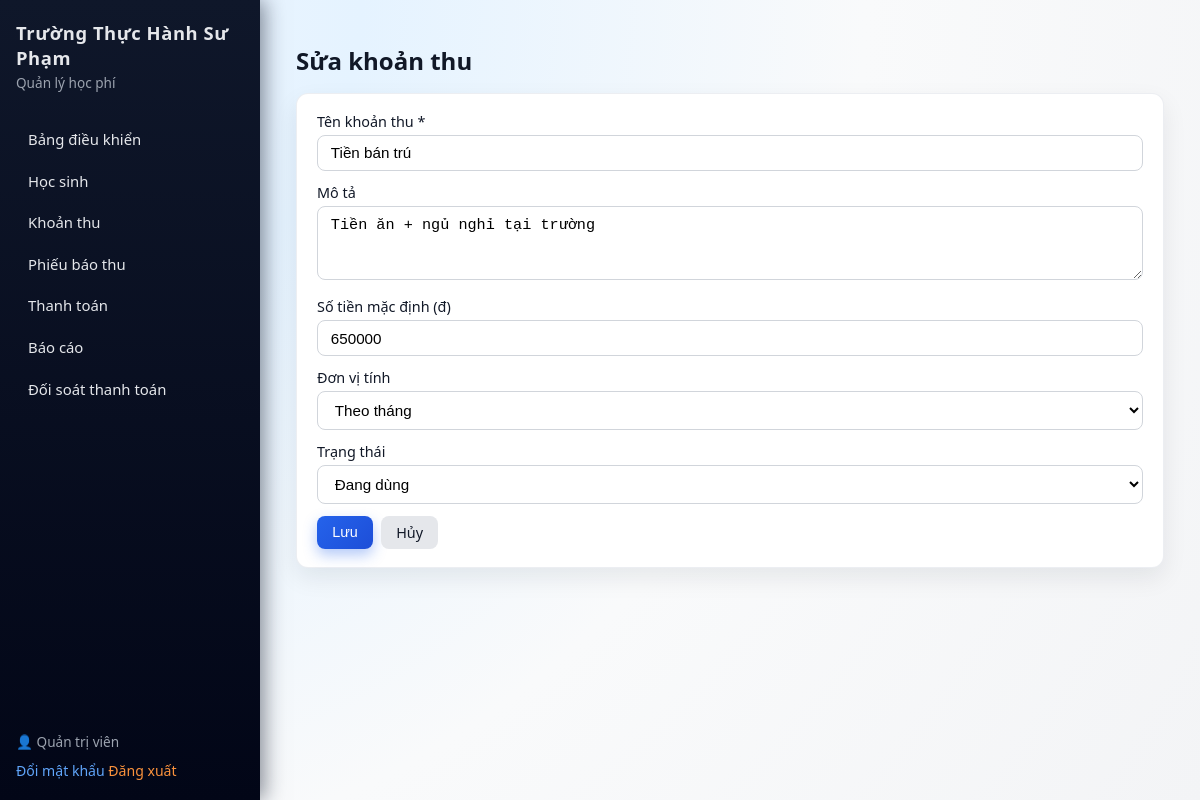
Screenshot of /public/index.php?controller=loaikhphi&action=edit&id=2 (signed in) with the database file from the repository.
### tables this page shows
CREATE TABLE IF NOT EXISTS fee_categories (
    id INT AUTO_INCREMENT PRIMARY KEY,
    name VARCHAR(200) NOT NULL,
    description TEXT,
    default_amount INT NOT NULL DEFAULT 0,
    unit ENUM('month', 'day', 'term', 'once') DEFAULT 'month',
    is_active TINYINT(1) DEFAULT 1,
    created_at TIMESTAMP DEFAULT CURRENT_TIMESTAMP
);

### app/core/BaseController.php (called while the page is built, shortened)
<?php
abstract class BaseController
{
    protected function render(string $view, array $params = []): void
    {
        require __DIR__ . '/../views/layouts/chinh.php';
    }
}

### app/controllers/LoaiKhoanThuController.php (called while the page is built, shortened)
<?php
class LoaiKhoanThuController extends BaseController
{
    public function editAction(): void
    {
        $id = (int)($_GET['id'] ?? 0);
        $row = $id ? LoaiKhoanThu::find($id) : null;
        $error = null;
        $data = [
            'name' => (string)$row['name'],
            'description' => (string)($row['description'] ?? ''),
            'default_amount' => (string)($row['default_amount'] ?? '0'),
            'unit' => (string)($row['unit'] ?? 'month'),
            'is_active' => (string)((int)($row['is_active'] ?? 1)),
        ];
        $this->render('loaikhphi/edit', [
            'pageTitle' => 'Sửa khoản thu',
            'error' => $error,
            'id' => $id,
            'data' => $data,
        ]);
    }
}

### app/core/Router.php (called while the page is built, shortened)
<?php
class Router
{
    public function dispatch(string $controllerName, string $actionName): void
    {
        $actionMethod = $actionName . 'Action';
        $controller = new $controllerClass();
        $controller->{$actionMethod}();
    }
}

### public/index.php (called while the page is built, shortened)
<?php
require_once __DIR__ . '/../app/core/BaseController.php';
require_once __DIR__ . '/../app/core/Router.php';
$router = new Router();
$controller = $_GET['controller'] ?? 'dashboard';
$action = $_GET['action'] ?? 'index';
try {
    $router->dispatch($controller, $action);
} catch (Throwable $e) {
    http_response_code(500);
    echo '<h1>Lỗi hệ thống</h1>';
    echo '<p>' . htmlspecialchars($e->getMessage(), ENT_QUOTES, 'UTF-8') . '</p>';
}

### app/models/LoaiKhoanThu.php (called while the page is built, shortened)
<?php
class LoaiKhoanThu
{
    public static function find(int $id): ?array
    {
        $pdo = Database::getConnection();
        $stmt = $pdo->prepare('SELECT * FROM fee_categories WHERE id = :id');
        $stmt->execute(['id' => $id]);
        $row = $stmt->fetch();
        return $row ?: null;
    }
}

### app/views/loaikhphi/_form.php (the view, shortened to what this page needs)
<div class="form-group">
    <label class="form-label">Tên khoản thu *</label>
    <input class="form-control" name="name" required
           value="<?= htmlspecialchars((string)$data['name'], ENT_QUOTES, 'UTF-8') ?>">
</div>
<div class="form-group">
    <label class="form-label">Mô tả</label>
    <textarea class="form-control" name="description" rows="3"><?= htmlspecialchars((string)$data['description'], ENT_QUOTES, 'UTF-8') ?></textarea>
</div>
<div class="form-group">
    <label class="form-label">Số tiền mặc định (đ)</label>
    <input class="form-control" type="number" min="0" step="1000" name="default_amount"
           value="<?= htmlspecialchars((string)$data['default_amount'], ENT_QUOTES, 'UTF-8') ?>">
</div>
<div class="form-group">
    <label class="form-label">Đơn vị tính</label>
    <select class="form-control" name="unit">
        <?php
        $unit = $data['unit'] ?? 'month';
        $options = [
            'month' => 'Theo tháng',
            'day'   => 'Theo ngày',
            'term'  => 'Theo học kỳ',
            'once'  => 'Thu một lần',
        ];
        foreach ($options as $value => $label): ?>
            <option value="<?= $value ?>" <?= $unit === $value ? 'selected' : '' ?>>
                <?= htmlspecialchars($label, ENT_QUOTES, 'UTF-8') ?>
            </option>
        <?php endforeach; ?>
    </select>
</div>
<div class="form-group">
    <label class="form-label">Trạng thái</label>
    <select class="form-control" name="is_active">
        <?php $isActive = (string)($data['is_active'] ?? '1'); ?>
        <option value="1" <?= $isActive === '1' ? 'selected' : '' ?>>Đang dùng</option>
    </select>
</div>

### public/css/style.css (style rules this page uses)
*, *::before, *::after { box-sizing: border-box; }
body { margin: 0; font-family: system-ui, -apple-system, BlinkMacSystemFont, 'Segoe UI', sans-serif; background: radial-gradient(circle at top left, #eff6ff 0, #e5f3ff 25%, #f9fafb 60%, #f3f4f6 100%); color: #111827; }
.form__input, .form-control, .form-textarea, select { width: 100%; padding: 0.55rem 0.8rem; border-radius: 0.5rem; border: 1px solid #d1d5db; font-size: 0.95rem; background: #ffffff; transition: border-color 0.12s ease, box-shadow 0.12s ease, background 0.12s ease; }
.form-group { margin-bottom: 0.75rem; }
.form-label { display: block; margin-bottom: 0.25rem; font-size: 0.9rem; }

### rows the page displays
fee_categories: name "Tiền bán trú", description "Tiền ăn + ngủ nghỉ tại trường", default_amount "650000", unit "Theo tháng", is_active "Đang dùng"

### other values shown
Config::SCHOOL_NAME "Trường Thực Hành Sư Phạm"
$_SESSION['user_full_name'] "Quản trị viên"
